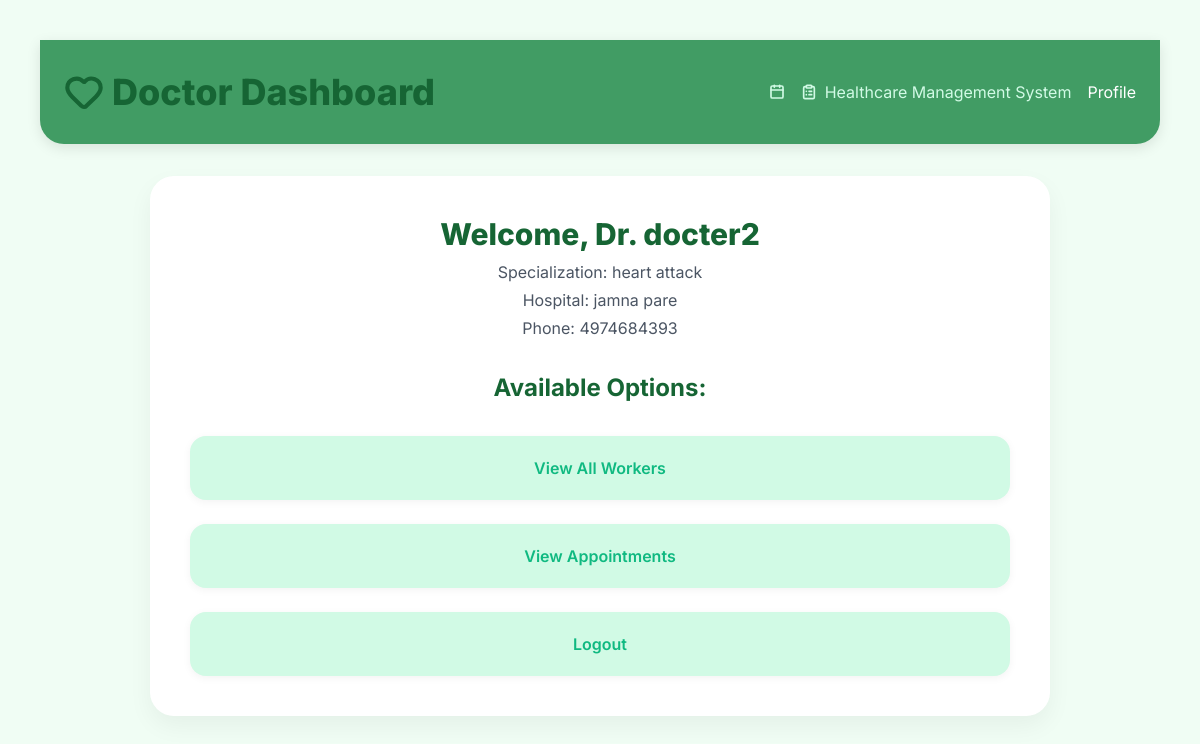
The page /doctor/home/ (signed in) on the database its author committed.
### records/models.py (models this page shows, shortened)
class DoctorPanel(models.Model):
    user = models.OneToOneField(User, on_delete=models.CASCADE)  # link with login user
    specialization = models.CharField(max_length=100, blank=True, null=True)
    hospital = models.CharField(max_length=150, blank=True, null=True)
    phone = models.CharField(max_length=15, blank=True, null=True)

### records/views.py (the view)
# urls.py: path("doctor/home/", views.doctor_home, name="doctor_home"),  # doctor dashboard
@login_required
def doctor_home(request):
    doctor = DoctorPanel.objects.get(user=request.user)
    return render(request, "doctor_home.html", {"doctor": doctor})

### records/templates/doctor_home.html (shortened to what this page needs)
  {% load static %}
<!DOCTYPE html>
<html lang="en">
<head>
    {% load static %}
    <script src="https://cdn.tailwindcss.com"></script>
</head>
<body class="p-6 md:p-10">
    <header class="dashboard-header rounded-b-3xl">
        <div class="header-content">
            <h1 class="font-extrabold text-3xl md:text-4xl flex items-center gap-2">
                <i data-lucide="heart" class="lucide-icon w-8 h-8 md:w-10 md:h-10 main-icon"></i>
                Doctor Dashboard
            </h1>
            <div class="header-meta flex flex-col md:flex-row gap-4 mt-4 md:mt-0 text-sm md:text-base">
                <span class="meta-item">
                    <i data-lucide="calendar" class="lucide-icon w-4 h-4"></i>
                </span>
                <span class="meta-item">
                    <i data-lucide="clipboard-list" class="lucide-icon w-4 h-4"></i>
                    Healthcare Management System
                </span>
                <a class="nav-link" href="{% url 'profile' %}">Profile</a>
            </div>
        </div>
    </header>
    <div class="doctor-panel">
        <h1 class="text-3xl font-extrabold mb-2">Welcome, Dr. {{ doctor.user.username }}</h1>
        <p class="text-gray-600 mb-1">Specialization: {{ doctor.specialization }}</p>
        <p class="text-gray-600 mb-1">Hospital: {{ doctor.hospital }}</p>
        <p class="text-gray-600">Phone: {{ doctor.phone }}</p>
        <h3 class="text-2xl font-bold mt-8 mb-4">Available Options:</h3>
        <div class="feature-list">
            <a href="{% url 'worker_list' %}" class="feature-link">View All Workers</a>
            <a href="{% url 'doctor_bookings' %}" class="feature-link">View Appointments</a>
            <a href="{% url 'logout' %}" class="feature-link">Logout</a>
        </div>
    </div>
</body>
</html>

### records/templates/doctor_home.html (style rules this page uses)
body { font-family: 'Inter', sans-serif; background-color: #f0fdf4; transition: background-color 0.3s ease; }
.dashboard-header { background-color: #419c64; color: white; padding: 2rem 1.5rem; box-shadow: 0 4px 14px rgba(0, 0, 0, 0.1); transition: transform 0.3s ease, box-shadow 0.3s ease; }
.header-content { display: flex; justify-content: space-between; align-items: center; max-width: 1200px; margin: 0 auto; flex-wrap: wrap; }
.main-icon { animation: pulse-icon 2s infinite cubic-bezier(0.4, 0, 0.6, 1); }
.doctor-panel { background-color: white; border-radius: 1.5rem; box-shadow: 0 10px 25px rgba(0, 0, 0, 0.05); padding: 2.5rem; max-width: 900px; margin: 2rem auto; text-align: center; transform: translateY(20px); opacity: 0; animation: slide-up 0.8s forwards ease-out; transition: transform 0.3s ease, box-shadow 0.3s ease; }
.feature-list { display: flex; flex-direction: column; gap: 1.5rem; margin-top: 2rem; }
.feature-link { display: block; background-color: #d1fae5; color: #10b981; font-weight: 600; padding: 1.25rem; border-radius: 1rem; text-decoration: none; transition: all 0.3s ease; box-shadow: 0 2px 8px rgba(0, 0, 0, 0.05); transform: scale(1); }
h1, h3 { color: #166534; }
.meta-item { display: inline-flex; align-items: center; gap: 0.5rem; color: #d1fae5; }
.lucide-icon { stroke-width: 2.5; }

### rows shown on the page
DoctorPanel: user.username "docter2", specialization "heart attack", hospital "jamna pare", phone "4974684393"
